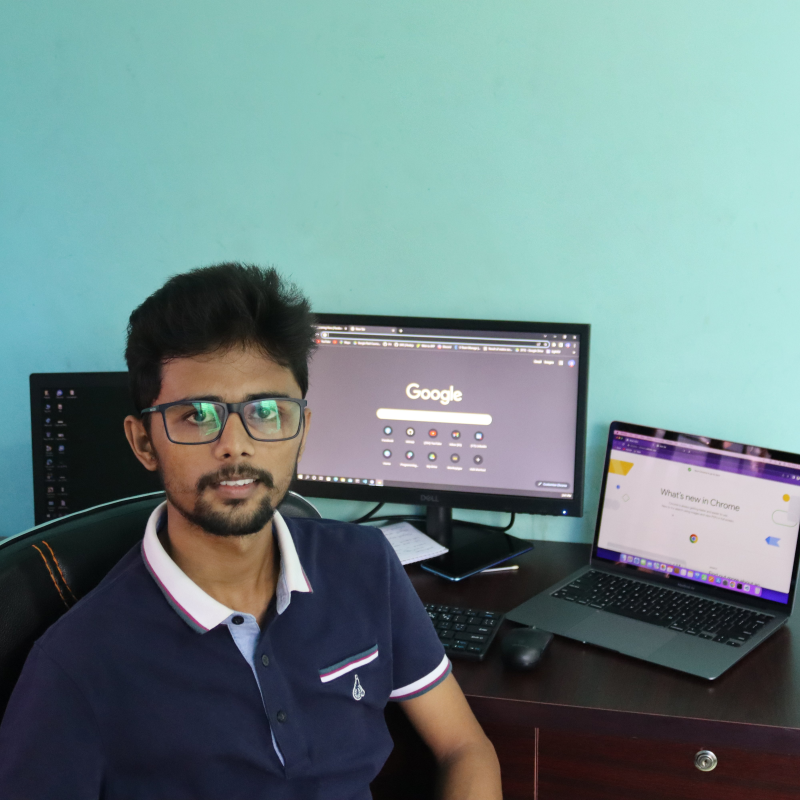
#> input picture others/photos/fahim-cover.jpeg, 4000 x 4000 px (shown at 1/5 size)
$ jupyter execute down-and-up-sampling.ipynb
#> lines starting #> are read from the running program, lines starting #| are printed output that depends on the picture
[cell 1]
import cv2
import matplotlib.pyplot as plt
import numpy as np

[cell 2]
def plotImage(row, col, index, image, title):
    plt.subplot(row, col, index)
    # Display the magnitude or real part of the complex image
    if np.iscomplexobj(image):
        plt.imshow(np.abs(image), cmap='gray')  # Display magnitude
    else:
        plt.imshow(image, cmap='gray')  # Display real part
    plt.title(title)

[cell 3]
imagePath = "./photos/fahim-cover.jpeg"
imgBGR = cv2.imread(imagePath)
#> imgBGR is the input picture: shape (4000, 4000, 3); mean B, G, R 132.3, 131.7, 108.9
imgRGB = cv2.cvtColor(imgBGR, cv2.COLOR_BGR2RGB)
imgGray = cv2.cvtColor(imgBGR, cv2.COLOR_BGR2GRAY)
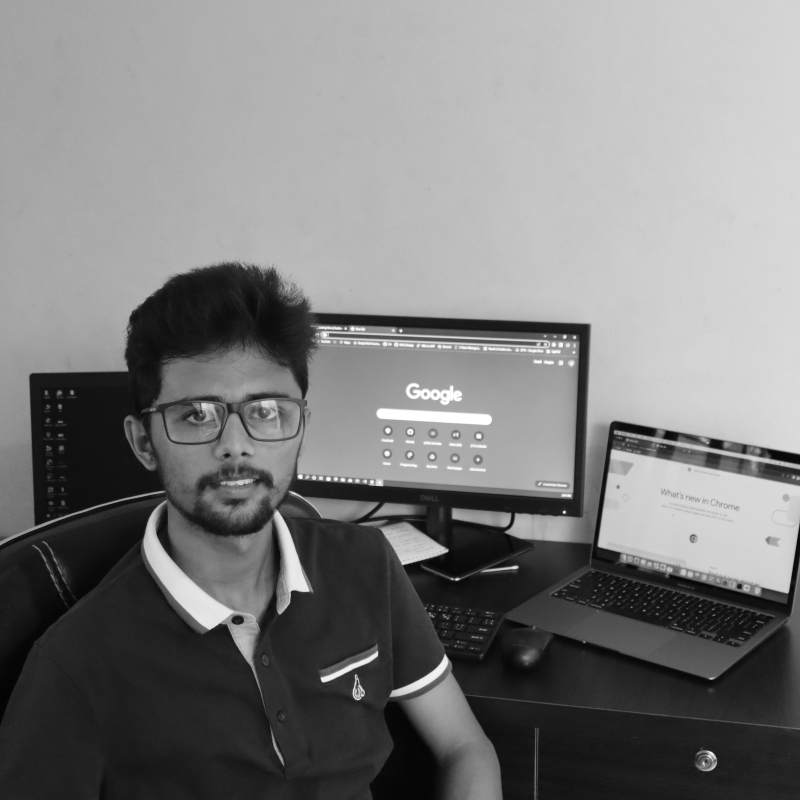
#> imgGray: shape (4000, 4000) (shown at 1/5 size); min 0, max 255, mean 125

# Downsample the image by a factor of 50 using in built function
imgDownSampled = cv2.resize(imgGray, (imgGray.shape[0] // 50, imgGray.shape[1] // 50))
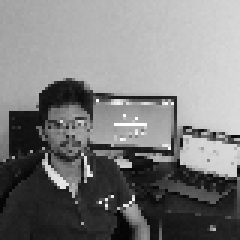
#> imgDownSampled: shape (80, 80) (shown 3 times larger); min 4, max 255, mean 125.1

# Downsample the image by a factor of 50 without using in built function
newHeight, newWidth = imgGray.shape[0] // 50, imgGray.shape[1] // 50
#> newHeight = 80; newWidth = 80
imgDownSampled1 = np.zeros((newHeight, newWidth), dtype=np.uint8)

for i in range(newHeight):
    for j in range(newWidth):
        imgDownSampled1[i, j] = np.mean(imgGray[i*50: ((i*50)+50), j*50: ((j*50)+50)])
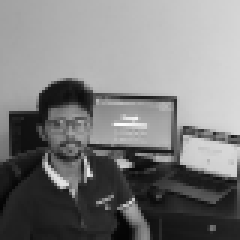
#> imgDownSampled1: shape (80, 80) (shown 3 times larger); min 4, max 253, mean 124.5

# UPsample the image by a factor of 50 using in built function
imgUpSampled = cv2.resize(imgDownSampled, (imgDownSampled.shape[0] * 50, imgDownSampled.shape[1] * 50), interpolation=cv2.INTER_NEAREST)
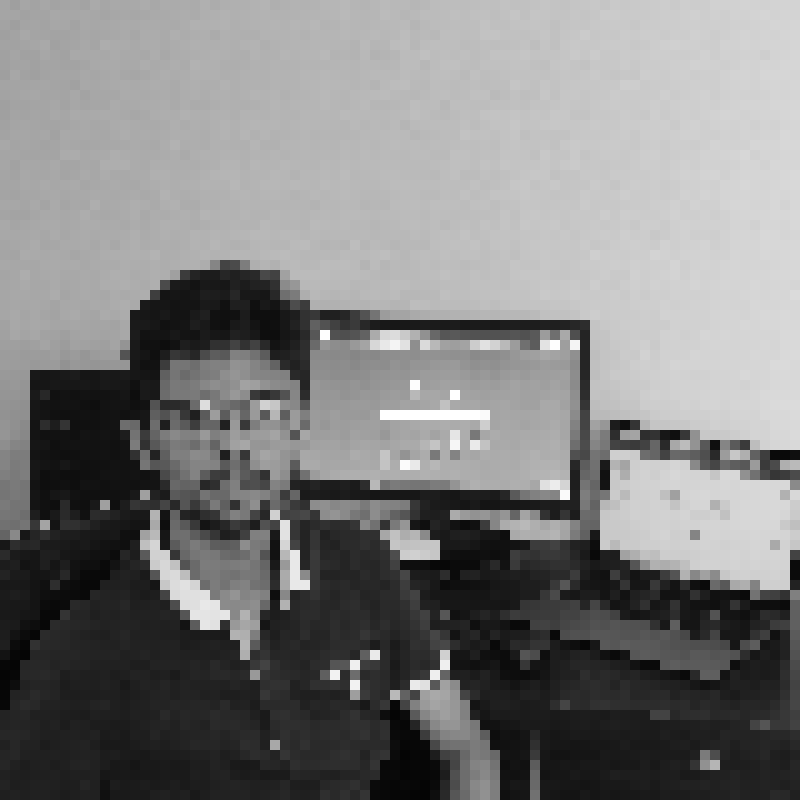
#> imgUpSampled: shape (4000, 4000) (shown at 1/5 size); min 4, max 255, mean 125.1

# Downsample the image by a factor of 50 without using in built function
newHeight, newWidth = imgDownSampled1.shape[0] * 50, imgDownSampled1.shape[1] * 50
#> newHeight = 4000; newWidth = 4000
imgUpSampled1 = np.zeros((newHeight, newWidth), dtype=np.uint8)

for i in range(newHeight):
    for j in range(newWidth):
        imgUpSampled1[i, j] = imgDownSampled1[(i // 50), (j // 50)]

plt.figure(figsize=(18, 18))
plotImage(3, 3, 1, imgBGR, "Image BGR")
plotImage(3, 3, 2, imgRGB, "Image RGB")
plotImage(3, 3, 3, imgGray, "Image Gray")
plotImage(3, 3, 4, imgDownSampled, "Image Down Sampled (without in built function)")
plotImage(3, 3, 5, imgDownSampled1, "Image Down Sampled (without in built function)")
plotImage(3, 3, 7, imgUpSampled, "Image UP Sampled (without in built function)")
plotImage(3, 3, 8, imgUpSampled1, "Image UP Sampled (without in built function)")
#> figure, not shown here; B, G, R data is drawn as R, G, B
